Frame 1 (no input): blank canvas, image omitted
Frame 60 (no input): blank canvas, image omitted
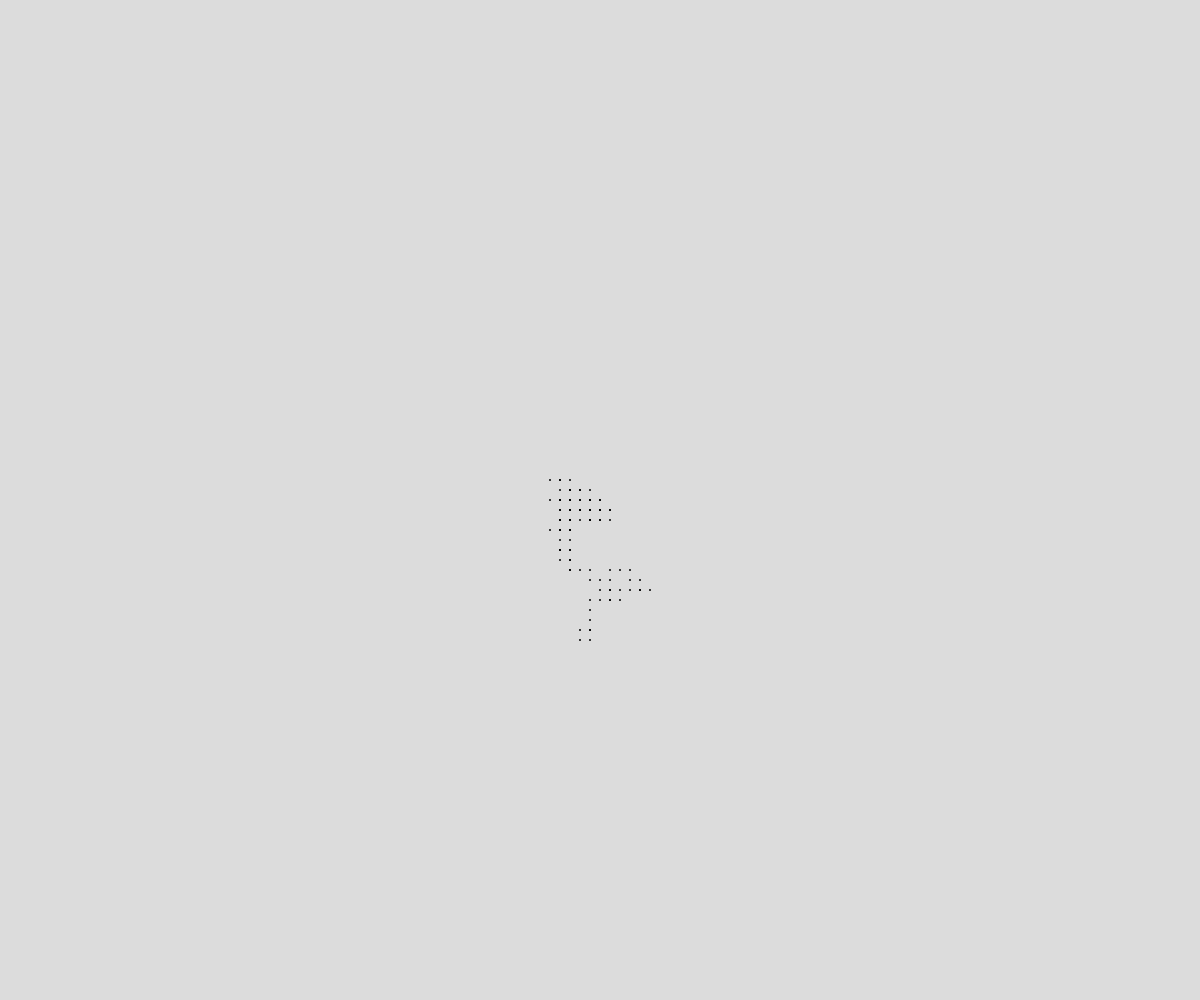
Frame 120 (the mouse pressed at the canvas centre since frame 60)

The p5.js sketch whose frames 1 and 60 were blank and that drew this single picture after the mouse press (run headless with seeded random() and noise() and a simulated clock; from frame 60 on, the mouse is pressed at the canvas centre):

// p5.js sketch
// ── sketch.js
let x, y;
function setup() { createCanvas(windowWidth, windowHeight); x=width/2; y=height/2; background(220); }
function draw() {
  stroke(0); strokeWeight(2);
  let d = int(random(4));
  let step = 10;
  if(d==0) x+=step; else if(d==1) x-=step; else if(d==2) y+=step; else y-=step;
  x = constrain(x,0,width); y = constrain(y,0,height);
  point(x,y);
}
function windowResized() { resizeCanvas(windowWidth, windowHeight); background(220); }
